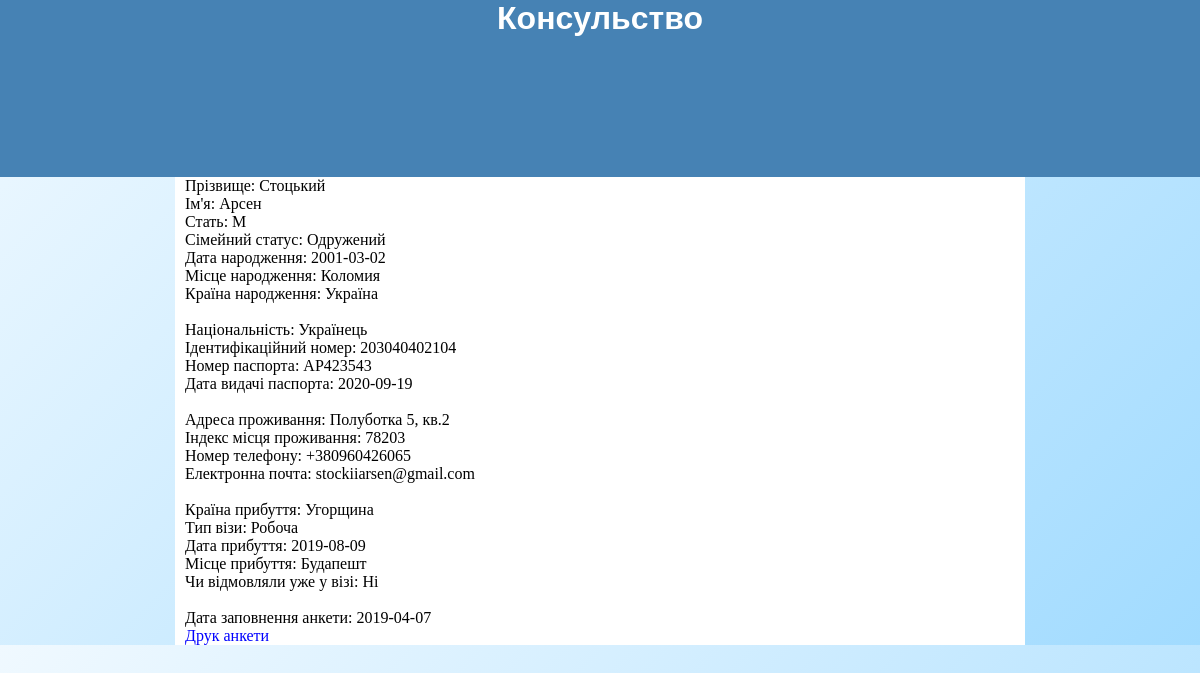
The app's page /people.php?id=1 with its own data.
### tables this page shows
CREATE TABLE `personal_information1` (
  `id` int(11) NOT NULL,
  `Surnames` varchar(30) NOT NULL,
  `Given_names` varchar(30) NOT NULL,
  `Sex` varchar(1) NOT NULL,
  `Marital_status` varchar(30) NOT NULL,
  `Date_of_birth` date NOT NULL,
  `City_of_birth` varchar(30) NOT NULL,
  `Country_of_birth` varchar(30) NOT NULL
);

CREATE TABLE `personal_information2` (
  `id` int(11) NOT NULL,
  `id_p` int(11) NOT NULL,
  `Nationality` varchar(30) NOT NULL,
  `Identification_number` varchar(30) NOT NULL,
  `Document_number` varchar(30) NOT NULL,
  `Issuance_date` date NOT NULL
);

CREATE TABLE `address_and_phone_information` (
  `id` int(11) NOT NULL,
  `id_p` int(11) NOT NULL,
  `Street_address` varchar(50) NOT NULL,
  `ZIP_code` varchar(10) NOT NULL,
  `Phone_number` varchar(15) NOT NULL,
  `Email_address` varchar(50) NOT NULL
);

CREATE TABLE `travel_information` (
  `id` int(11) NOT NULL,
  `id_p` int(11) NOT NULL,
  `arrival_country` varchar(30) NOT NULL,
  `type_of_visa` varchar(30) NOT NULL,
  `date_of_arrival` date NOT NULL,
  `arrival_city` varchar(30) NOT NULL,
  `refused_a_visa` varchar(10) NOT NULL
);

CREATE TABLE `anketa_date` (
  `id` int(11) NOT NULL,
  `id_p` int(11) NOT NULL,
  `Anketadate` date NOT NULL
);

### functions/functions.php (called while the page is built, shortened)
<?php
	$mysqli = false;
	function getPersonalInform1($id) {
		global $mysqli;
		if($id)
			$where = "WHERE id = ".$id;
		else $where = "";
		$result = $mysqli->query("SELECT * FROM personal_information1 $where");
		if(!$id)
			return resultToArray($result);
		else
			return $result->fetch_assoc();
	}
	function getPersonalInform2($id) {
		global $mysqli;
		if($id)
			$where = "WHERE id_p = ".$id;
		else $where = "";
		$result = $mysqli->query("SELECT * FROM personal_information2 $where");
		if(!$id)
			return resultToArray($result);
		else
			return $result->fetch_assoc();
	}
	function getAddressAndPhone($id) {
		global $mysqli;
		if($id)
			$where = "WHERE id_p = ".$id;
		else $where = "";
		$result = $mysqli->query("SELECT * FROM address_and_phone_information $where");
		if(!$id)
			return resultToArray($result);
		else
			return $result->fetch_assoc();
	}
	function getTravelInformation($id) {
		global $mysqli;
		if($id)
			$where = "WHERE id_p = ".$id;
		else $where = "";
		$result = $mysqli->query("SELECT * FROM travel_information $where");
		if(!$id)
			return resultToArray($result);
		else
			return $result->fetch_assoc();
	}
	function getAnketaDate($id) {
		global $mysqli;
		if($id)
			$where = "WHERE id_p = ".$id;
		else $where = "";
		$result = $mysqli->query("SELECT * FROM anketa_date $where");
		if(!$id)
			return resultToArray($result);
		else
			return $result->fetch_assoc();
	}
?>

### people.php (the view, shortened to what this page needs)
<!DOCTYPE html>
<html lang="ua">
<link rel="stylesheet" type="text/css" href="style.css">
<head>
  <?php
    require_once "functions/functions.php";
    $personal1 = getPersonalInform1($_GET["id"]);
    $personal2 = getPersonalInform2($_GET["id"]);
    $addressandphone = getAddressAndPhone($_GET["id"]);
    $travelinf = getTravelInformation($_GET["id"]);
    $dateanketa = getAnketaDate($_GET["id"]);
  ?>
</head>
<body>
<div class="header">
      <div class="logo">
        <div class="logotext">
          <h1 style="margin-top: 0px;">
          <a href="index.php">Консульство</a></h1>
         </div>
       </div>
</div>
<div class="main">
 <div id="forprint">
  <?php
    echo '
      Прізвище: '.$personal1["Surnames"].' <br>
      Ім\'я: '.$personal1["Given_names"].' <br>
      Стать: '.$personal1["Sex"].' <br>
      Сімейний статус: '.$personal1["Marital_status"].' <br>
      Дата народження: '.$personal1["Date_of_birth"].' <br>
      Місце народження: '.$personal1["City_of_birth"].' <br>
      Країна народження: '.$personal1["Country_of_birth"].' <br>
      <br>
      Національність: '.$personal2["Nationality"].' <br>
      Ідентифікаційний номер: '.$personal2["Identification_number"].' <br>
      Номер паспорта: '.$personal2["Document_number"].' <br>
      Дата видачі паспорта: '.$personal2["Issuance_date"].' <br>
      <br>
      Адреса проживання: '.$addressandphone["Street_address"].' <br>
      Індекс місця проживання: '.$addressandphone["ZIP_code"].' <br>
      Номер телефону: '.$addressandphone["Phone_number"].' <br>
      Електронна почта: '.$addressandphone["Email_address"].' <br>
      <br>
      Країна прибуття: '.$travelinf["arrival_country"].' <br>
      Тип візи: '.$travelinf["type_of_visa"].' <br>
      Дата прибуття: '.$travelinf["date_of_arrival"].' <br>
      Місце прибуття: '.$travelinf["arrival_city"].' <br>
      Чи відмовляли уже у візі: '.$travelinf["refused_a_visa"].' <br>
      <br>
      Дата заповнення анкети: '.$dateanketa["Anketadate"].' <br>
    '
  ?>
</div><a href="#" onclick="printInfo(this)" style="color:blue;">Друк анкети</a>
  </div>
</body>
</html>

### style.css (style rules this page uses)
body { background: linear-gradient(135deg, #f0f9ff 0%,#cbebff 47%,#a1dbff 100%); margin: 0; }
.header { background-color: SteelBlue; height: 177px; font-size: 0.8em; min-width: 900px; }
.main, .logo,.sitecontent, .footer { margin-left:auto; margin-right: auto; }
.main { width: 70%; margin: 0 auto; background-color: white; padding-left: 10px; }
h1 { font-size:xx-large; font-family: Geneva, Arial, Helvetica, sans-serif; font-stretch: semi-condensed; text-align: center; }
a { text-decoration: none; color: #fff; }

### records on screen
personal_information1: Surnames "Стоцький", Given_names "Арсен", Sex "М", Marital_status "Одружений", Date_of_birth "2001-03-02", City_of_birth "Коломия", Country_of_birth "Україна"
personal_information2: Nationality "Українець", Identification_number "203040402104", Document_number "АР423543", Issuance_date "2020-09-19"
address_and_phone_information: Street_address "Полуботка 5, кв.2", ZIP_code "78203", Phone_number "+380960426065", Email_address "stockiiarsen@gmail.com"
travel_information: arrival_country "Угорщина", type_of_visa "Робоча", date_of_arrival "2019-08-09", arrival_city "Будапешт", refused_a_visa "Ні"
anketa_date: Anketadate "2019-04-07"
